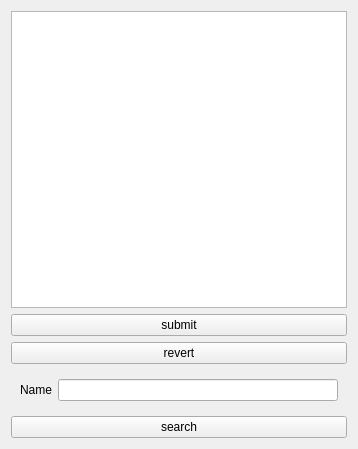
<?xml version="1.0" encoding="UTF-8"?>
<ui version="4.0">
 <class>DatabaseWidget</class>
 <widget class="QWidget" name="DatabaseWidget">
  <property name="geometry">
   <rect>
    <x>0</x>
    <y>0</y>
    <width>358</width>
    <height>449</height>
   </rect>
  </property>
  <property name="windowTitle">
   <string>DatabaseWidget</string>
  </property>
  <layout class="QGridLayout" name="gridLayout">
   <item row="0" column="0">
    <layout class="QVBoxLayout" name="verticalLayout">
     <item>
      <widget class="QTableView" name="tableView"/>
     </item>
     <item>
      <widget class="QPushButton" name="pushButtonSubmit">
       <property name="text">
        <string>submit</string>
       </property>
      </widget>
     </item>
     <item>
      <widget class="QPushButton" name="pushButtonRevert">
       <property name="text">
        <string>revert</string>
       </property>
      </widget>
     </item>
     <item>
      <widget class="QWidget" name="widget" native="true">
       <layout class="QHBoxLayout" name="horizontalLayout">
        <item>
         <widget class="QLabel" name="label">
          <property name="text">
           <string>Name</string>
          </property>
         </widget>
        </item>
        <item>
         <widget class="QLineEdit" name="lineEdit"/>
        </item>
       </layout>
      </widget>
     </item>
     <item>
      <widget class="QPushButton" name="pushButtonSearch">
       <property name="text">
        <string>search</string>
       </property>
      </widget>
     </item>
    </layout>
   </item>
  </layout>
 </widget>
 <resources/>
 <connections/>
</ui>
